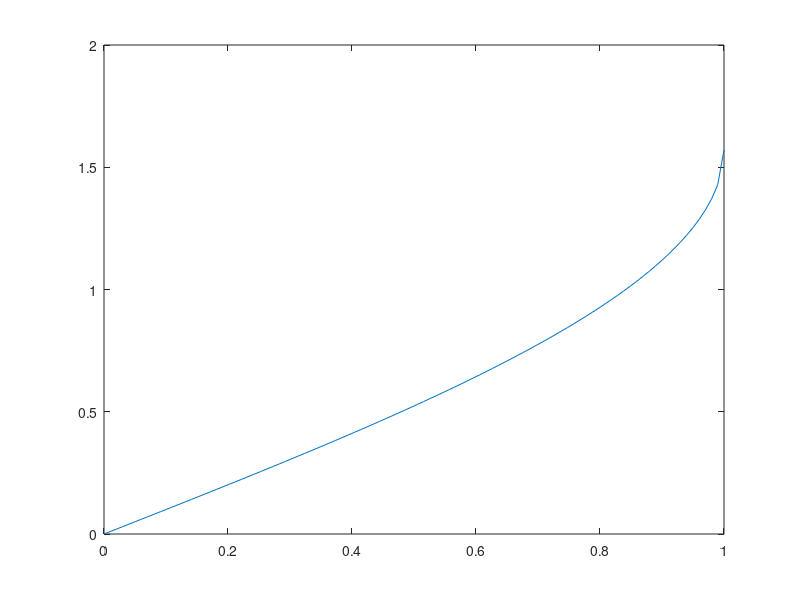

MATLAB code for this plot: (Note: this script raises an error after producing the figure.)
%%% Exercise 3

%% Initialize stuff

Mmax = 20; % Maximal approximation degree
res = zeros(Mmax, 4); % Matrix holding all norms of residuals

%% Plot arcsine

x = linspace(0,1,100)';
f = asin(x);
close all;
figure();
plot(x, f);

%% First approximation: 
% equidistant points, w = 1

ex = 1;
x = linspace(0,1,100)';
f = asin(x);
w = ones(size(x));
approx = zeros(length(x),Mmax);

% Compute approximation for different degrees
for M = 1:Mmax
    c = kkb1(x,f,w,M);
    approx(:,M) = polyval(c(end:-1:1),x);
    res(M,ex) = norm(f-approx(:,M));
end

% Plot degree five approximation
hold on;
plot(x,approx(:,5));

%% Second approximation: 
% equidistant points, Chebychev weight function

ex = 2;
x = linspace(0,0.9999,100)';
f = asin(x);
w = 1./sqrt(1-x.^2);
approx = zeros(length(x),Mmax);

% Compute approximation for different degrees
for M = 1:Mmax
    c = kkb1(x,f,w,M);
    approx(:,M) = polyval(c(end:-1:1),x);
    res(M,ex) = norm(f-approx(:,M));
end

% Plot degree five approximation
plot(x,approx(:,5));

%% Third approxmation: 
% cosine points, w = 1

ex = 3;
x = cos(linspace(-pi/2,0,100))';
f = asin(x);
w = ones(size(x));
approx = zeros(length(x),Mmax);

% Compute approximation for different degrees
for M = 1:Mmax
    c = kkb1(x,f,w,M);
    approx(:,M) = polyval(c(end:-1:1),x);
    res(M,ex) = norm(f-approx(:,M));
end

% Plot degree five approximation
plot(x,approx(:,5));
legend('arcsin','Standard', 'Chebychev', 'Other points'); 

%% Plot residuals for different degrees

figure();
semilogy(1:Mmax,res(:,1));
hold on;
semilogy(1:Mmax,res(:,2));
semilogy(1:Mmax,res(:,3));

legend('Standard', 'Chebychev', 'Other points'); 

%% Compute approximation of special form

ex = 4;
x = linspace(0,0.9999,100)';
w = ones(size(x)); % Weights
f = asin(x);

% Approximate transformation of f with polynomial
ftrans = (pi/2 - asin(x))./sqrt(1-x); % Isolate polynomial part of approximation

for M = 1:Mmax

    % Compute polynomial approximation of transformed f
    c = kkb1(x,ftrans,w,M); 

    % Evaluate polynomial part of approximation
    polyapprox = polyval(c(end:-1:1),x); 

     % Transform again to approximation of f
    approx(:,M) = -sqrt(1-x).*polyapprox+pi/2;

    % Compute residual
    res(M,ex) = norm(f-approx(:,M));

end

%% Plot approximation of special form

% Plot degree five approximation 
figure(1);
hold on;
plot(x, approx(:,5));
legend('arcsin','Standard', 'Chebychev', 'Other points','Special'); 

% Plot residual
figure(2);
hold on;
semilogy(1:Mmax, res(:,4));
legend('Standard', 'Chebychev', 'Other points','Special'); 
